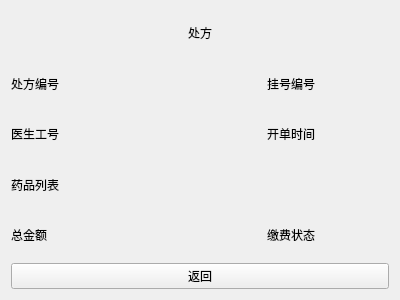
<?xml version="1.0" encoding="UTF-8"?>
<ui version="4.0">
 <class>CheckPresWindow</class>
 <widget class="QWidget" name="CheckPresWindow">
  <property name="geometry">
   <rect>
    <x>0</x>
    <y>0</y>
    <width>400</width>
    <height>300</height>
   </rect>
  </property>
  <property name="windowTitle">
   <string>查看处方</string>
  </property>
  <layout class="QGridLayout" name="gridLayout_2">
   <item row="0" column="0">
    <layout class="QGridLayout" name="gridLayout">
     <item row="0" column="1">
      <widget class="QLabel" name="TitleLabel">
       <property name="text">
        <string>处方</string>
       </property>
       <property name="alignment">
        <set>Qt::AlignmentFlag::AlignCenter</set>
       </property>
      </widget>
     </item>
     <item row="1" column="0">
      <widget class="QLabel" name="RegiLabel">
       <property name="text">
        <string>处方编号</string>
       </property>
      </widget>
     </item>
     <item row="1" column="2">
      <widget class="QLabel" name="PatiLabel">
       <property name="text">
        <string>挂号编号</string>
       </property>
      </widget>
     </item>
     <item row="2" column="0">
      <widget class="QLabel" name="DoctLabel">
       <property name="text">
        <string>医生工号</string>
       </property>
      </widget>
     </item>
     <item row="2" column="2">
      <widget class="QLabel" name="TimeLabel">
       <property name="text">
        <string>开单时间</string>
       </property>
      </widget>
     </item>
     <item row="3" column="0">
      <widget class="QLabel" name="ListLabel">
       <property name="text">
        <string>药品列表</string>
       </property>
      </widget>
     </item>
     <item row="4" column="0">
      <widget class="QLabel" name="PayLabel">
       <property name="text">
        <string>总金额</string>
       </property>
      </widget>
     </item>
     <item row="4" column="2">
      <widget class="QLabel" name="StateLabel">
       <property name="text">
        <string>缴费状态</string>
       </property>
      </widget>
     </item>
     <item row="5" column="0" colspan="3">
      <widget class="QPushButton" name="BackButton">
       <property name="text">
        <string>返回</string>
       </property>
      </widget>
     </item>
    </layout>
   </item>
  </layout>
 </widget>
 <resources/>
 <connections/>
</ui>
